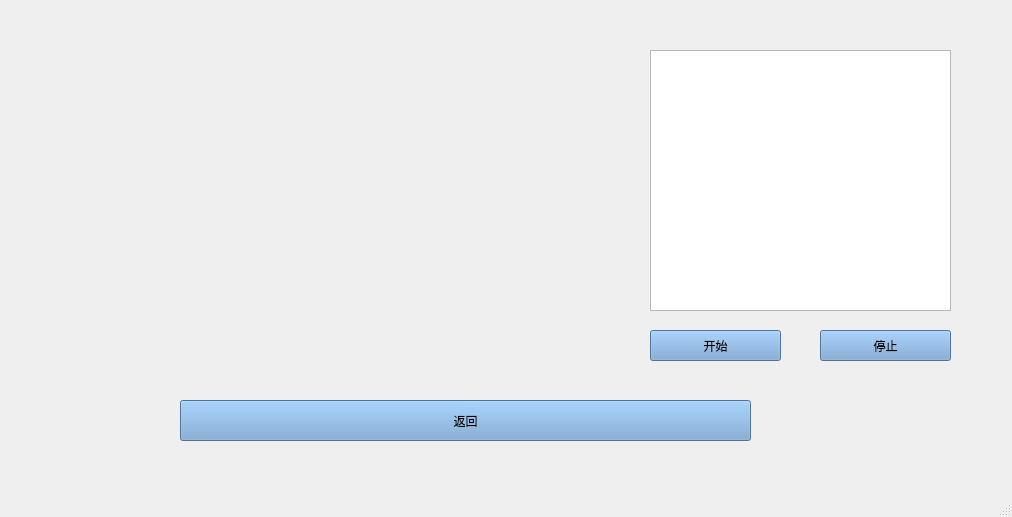
<?xml version="1.0" encoding="UTF-8"?>
<ui version="4.0">
 <class>QPlayer</class>
 <widget class="QMainWindow" name="QPlayer">
  <property name="geometry">
   <rect>
    <x>0</x>
    <y>0</y>
    <width>1012</width>
    <height>517</height>
   </rect>
  </property>
  <property name="windowTitle">
   <string>MainWindow</string>
  </property>
  <property name="styleSheet">
   <string notr="true">QMainWindow &gt; .QWidget {
    
	border-image: url(:/new/prefix1/2.jpg);
}</string>
  </property>
  <widget class="QWidget" name="centralwidget">
   <widget class="QLabel" name="label">
    <property name="geometry">
     <rect>
      <x>26</x>
      <y>6</y>
      <width>601</width>
      <height>361</height>
     </rect>
    </property>
    <property name="sizePolicy">
     <sizepolicy hsizetype="Expanding" vsizetype="Expanding">
      <horstretch>0</horstretch>
      <verstretch>0</verstretch>
     </sizepolicy>
    </property>
    <property name="text">
     <string/>
    </property>
   </widget>
   <widget class="QListWidget" name="listWidget">
    <property name="geometry">
     <rect>
      <x>650</x>
      <y>50</y>
      <width>301</width>
      <height>261</height>
     </rect>
    </property>
   </widget>
   <widget class="QPushButton" name="pushButton">
    <property name="geometry">
     <rect>
      <x>650</x>
      <y>330</y>
      <width>131</width>
      <height>31</height>
     </rect>
    </property>
    <property name="styleSheet">
     <string notr="true">background-color: rgb(114, 159, 207);</string>
    </property>
    <property name="text">
     <string>开始</string>
    </property>
   </widget>
   <widget class="QPushButton" name="pushButton_2">
    <property name="geometry">
     <rect>
      <x>820</x>
      <y>330</y>
      <width>131</width>
      <height>31</height>
     </rect>
    </property>
    <property name="styleSheet">
     <string notr="true">background-color: rgb(114, 159, 207);</string>
    </property>
    <property name="text">
     <string>停止</string>
    </property>
   </widget>
   <widget class="QPushButton" name="pushButton_3">
    <property name="geometry">
     <rect>
      <x>180</x>
      <y>400</y>
      <width>571</width>
      <height>41</height>
     </rect>
    </property>
    <property name="styleSheet">
     <string notr="true">background-color: rgb(114, 159, 207);</string>
    </property>
    <property name="text">
     <string>返回</string>
    </property>
   </widget>
  </widget>
  <widget class="QMenuBar" name="menubar">
   <property name="geometry">
    <rect>
     <x>0</x>
     <y>0</y>
     <width>1012</width>
     <height>28</height>
    </rect>
   </property>
  </widget>
  <widget class="QStatusBar" name="statusbar"/>
 </widget>
 <resources/>
 <connections/>
</ui>
